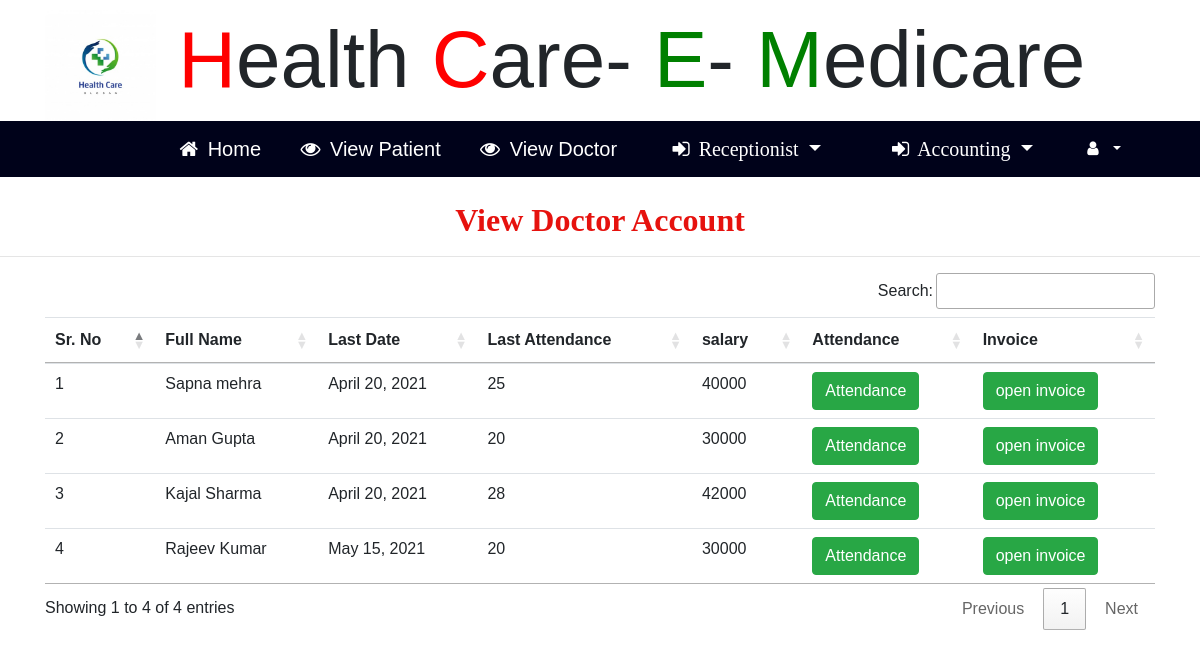
The app's page /doctor_accounting with its own data.
### hopital/models.py (models this page shows, shortened)
class Doctor(models.Model):
    status = models.ForeignKey(Doc_Status,on_delete=models.CASCADE,null=True)
    sign = models.ForeignKey(Signup_User,on_delete=models.CASCADE,null=True)
    age = models.IntegerField(null=True)
    salary = models.IntegerField(null=True)
    last_attend = models.IntegerField(null=True)
    last_date = models.DateField(null=True)
    address = models.CharField(max_length=30,null=True)
    qualification = models.CharField(max_length=30,null=True)
    specialist = models.CharField(max_length=30,null=True)
    gender = models.CharField(max_length=30,null=True)

class Signup_User(models.Model):
    user = models.ForeignKey(User,on_delete=models.CASCADE,null=True)
    mobile = models.IntegerField(null=True)
    image = models.FileField(null=True)
    reg = models.CharField(max_length=30,null=True)

### hopital/views.py (the view)
# urls.py: path('doctor_accounting',Doctor_Accouting,name="doctor_accounting"),
def Doctor_Accouting(request):
    account = Doctor.objects.all()
    d= {'account':account}
    return render(request,'doctor_accounting.html',d)

### hopital/templates/doctor_accounting.html (shortened to what this page needs)
{% include 'hr_nav.html' %}
{% block body %}
<link rel="stylesheet" href="https://cdn.datatables.net/1.10.20/css/jquery.dataTables.min.css">
<link rel="stylesheet" href="https://cdn.datatables.net/buttons/1.6.1/css/buttons.dataTables.min.css">
<center><h2 style = "font-family : 'Monotype Corsiva' ; color : #E6120E ; font-weight : bold;margin-top:2%">
    View Doctor Account</h2></center><hr>
 <div class="container">
<table class="table table-hover" id="example">
  <thead>
  <tr>
    <th>Sr. No</th>
    <th>Full Name</th>
    <th>Last Date</th>
    <th>Last Attendance</th>
    <th>salary</th>
    <th>Attendance</th>
    <th>Invoice</th>
  </tr>
  </thead>
   <tbody>
{% for i in account %}
  <tr>
      <td>{{forloop.counter}}</td>
    <td>{{i.sign.user.first_name}} {{i.sign.user.last_name}}</td>
    <td>{{i.last_date}}</td>
    <td>{{i.last_attend}}</td>
    <td>{{i.salary}}</td>
    <td><a href="{% url 'view_attendance' i.id %}"><button class="btn btn-success">Attendance</button></a></td>
    <td><a href="{% url 'get_invoice' i.id %}"><button class="btn btn-success">open invoice</button></a></td>
  </tr>
   {% endfor %}
    </tbody>
</table>
 </div>
{% endblock %}

### hopital/templates/hr_nav.html (style rules this page uses)
body { font-family: "Lato", sans-serif; }
body { margin:0;font-family:Arial }

### records on screen
Doctor: sign.user.first_name "Sapna", sign.user.last_name "mehra", last_date "April 20, 2021", last_attend "25", salary "40000"
Doctor: sign.user.first_name "Aman", sign.user.last_name "Gupta", last_date "April 20, 2021", last_attend "20", salary "30000"
Doctor: sign.user.first_name "Kajal", sign.user.last_name "Sharma", last_date "April 20, 2021", last_attend "28", salary "42000"
Doctor: sign.user.first_name "Rajeev", sign.user.last_name "Kumar", last_date "May 15, 2021", last_attend "20", salary "30000"
